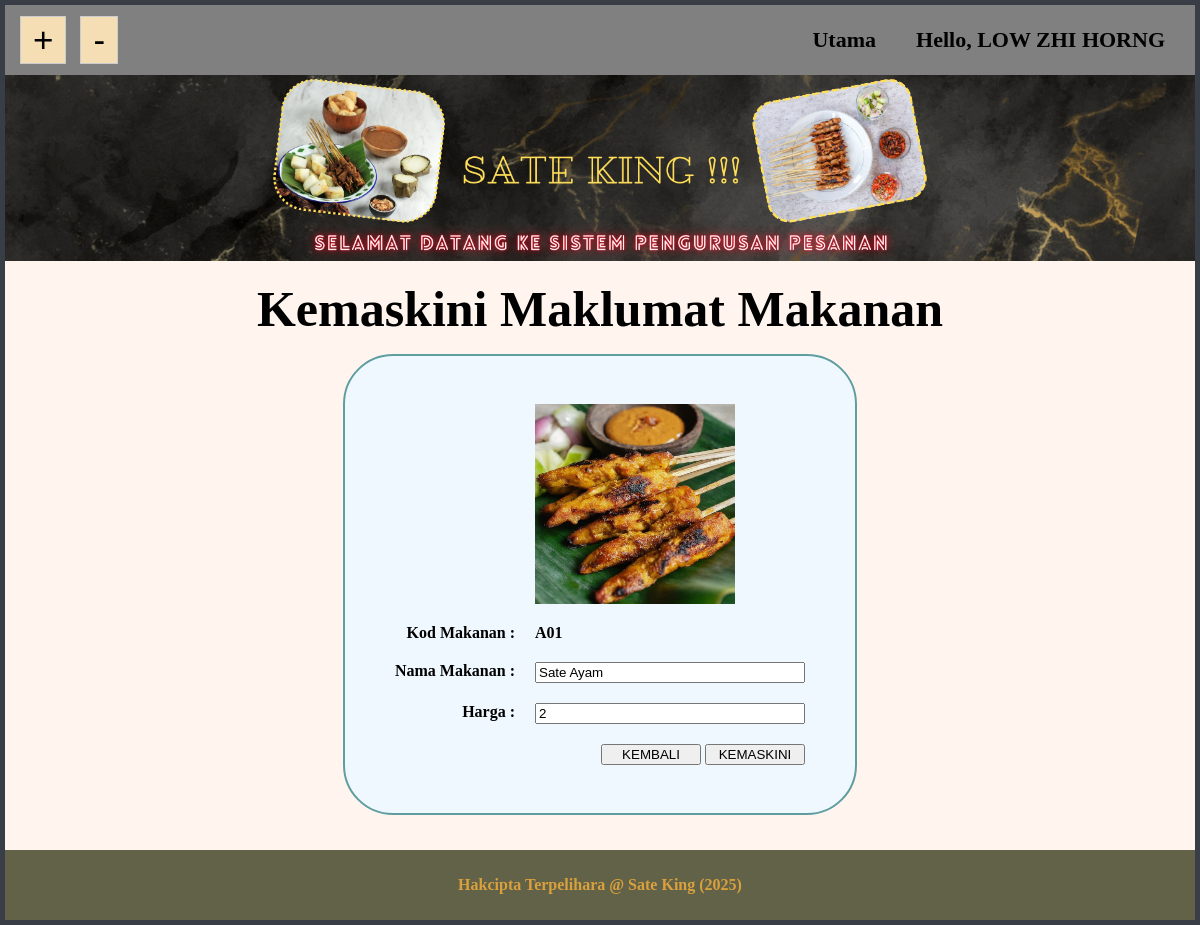
The page /spp_sateKing/edit_makanan.php?kod=A01 (signed in) on the database its author committed.
### tables this page shows
CREATE TABLE `makanan` (
  `kodMakanan` varchar(3) NOT NULL,
  `makanan` varchar(255) NOT NULL,
  `harga` double NOT NULL,
  `gambar` varchar(50) NOT NULL,
  `login_id` varchar(50) NOT NULL
);

### spp_sateKing/edit_makanan.php (the view, shortened to what this page needs)
<?php
include ("nav2.php");
include ("header.php");
?>
<html>
<body>
<?php
$kod = $_GET['kod'];
	$sql2 = "SELECT * FROM makanan
			WHERE kodMakanan = '$kod'";
	$result2 = mysqli_query($conn, $sql2) or die(mysqli_error());
$row2 = mysqli_fetch_array($result2);
$gmbr = "gambar/".$row2['gambar'];
?>
<div id="mainbody">
<form action="edit_makanan.php?kod=<?php echo $kod; ?>" method="POST">
<div id="tajuk" class="resizable-text">Kemaskini Maklumat Makanan</div>
<p>
<table cellpadding='10px'>
<tr>
	<td style="width: 20px"></td>
	<td></td>
	<td></td>
	<td style="width: 20px"></td>
</tr>
<tr>
	<td></td>
	<td></td>
	<td><img src="<?php echo $gmbr;?>" width="200px" height="200px"></td>
	<td></td>
</tr>
<tr>
	<td></td>
	<td class="resizable-text">Kod Makanan :</td>
	<td class="resizable-text"><?php echo $row2['kodMakanan']; ?></td>
	<td></td>
</tr>
<tr>
	<td></td>
	<td class="resizable-text">Nama Makanan :</td>
	<td><input type="text" name="nm" value="<?php echo $row2['makanan'];?>" required class="resizable-text"></td>
	<td></td>
</tr>
<tr>
	<td></td>
	<td class="resizable-text">Harga :</td>
	<td><input type="number" name="hg" value="<?php echo $row2['harga'];?>" step="any" min="0" max="5" required class="resizable-text"></td>
	<td></td>
</tr>
<tr>
	<td></td>
	<td></td>
	<td><input type="button" name="back" value="KEMBALI" onClick="javascript: history.go(-1)" class="resizable-text">
		<input type="submit" name="edit" value="KEMASKINI" class="resizable-text"></td>
	<td></td>
</tr>
<tr>
	<td></td>
	<td></td>
	<td></td>
	<td></td>
</tr>
</table>
</form>
</div>
<?php include ("footer.php"); ?>
</body>
</html>

### spp_sateKing/nav2.php (style rules this page uses)
body { margin: 5; }

### spp_sateKing/header.php (style rules this page uses)
body { background: #393E46; padding: 0px; }
img { max-width: 100%; height: auto; }

### spp_sateKing/edit_makanan.php (style rules this page uses)
#mainbody { background-color: #FFF5EE; padding: 19px; }
#tajuk { font-size: 50px; font-family: Tw Cen MT Condensed; font-weight: bold; text-align: center; }
table { border: 2px solid #5F9EA0; border-collapse: separate; margin: auto; font-weight: bold; background-color: #F0F8FF; border-spacing: 0; border-radius: 50px; overflow: hidden; }
td { vertical-align: top; }
td:nth-child(2) { text-align: right; }
tr { height: 38px; }
input { width: 270px; }
tr:nth-child(6) { text-align: right; }
input[type=button] { width: 100px; }
input[type=submit] { width: 100px; }

### rows shown on the page
makanan: gambar (picture), kodMakanan "A01", nm "Sate Ayam", hg "2"

### other values the page prints
$nama "LOW ZHI HORNG"
